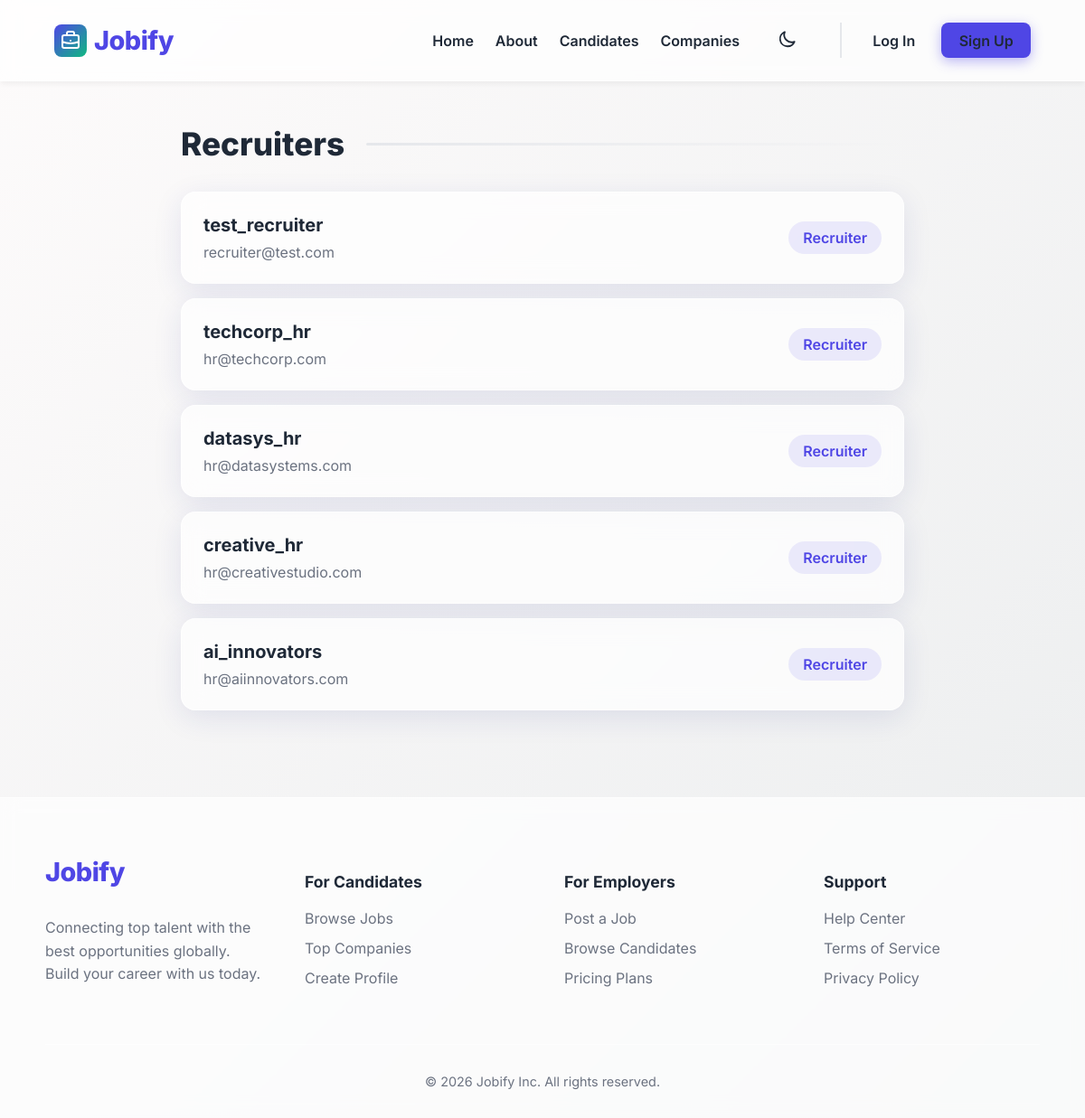
The page /accounts/recruiters/ on the database as committed earlier.
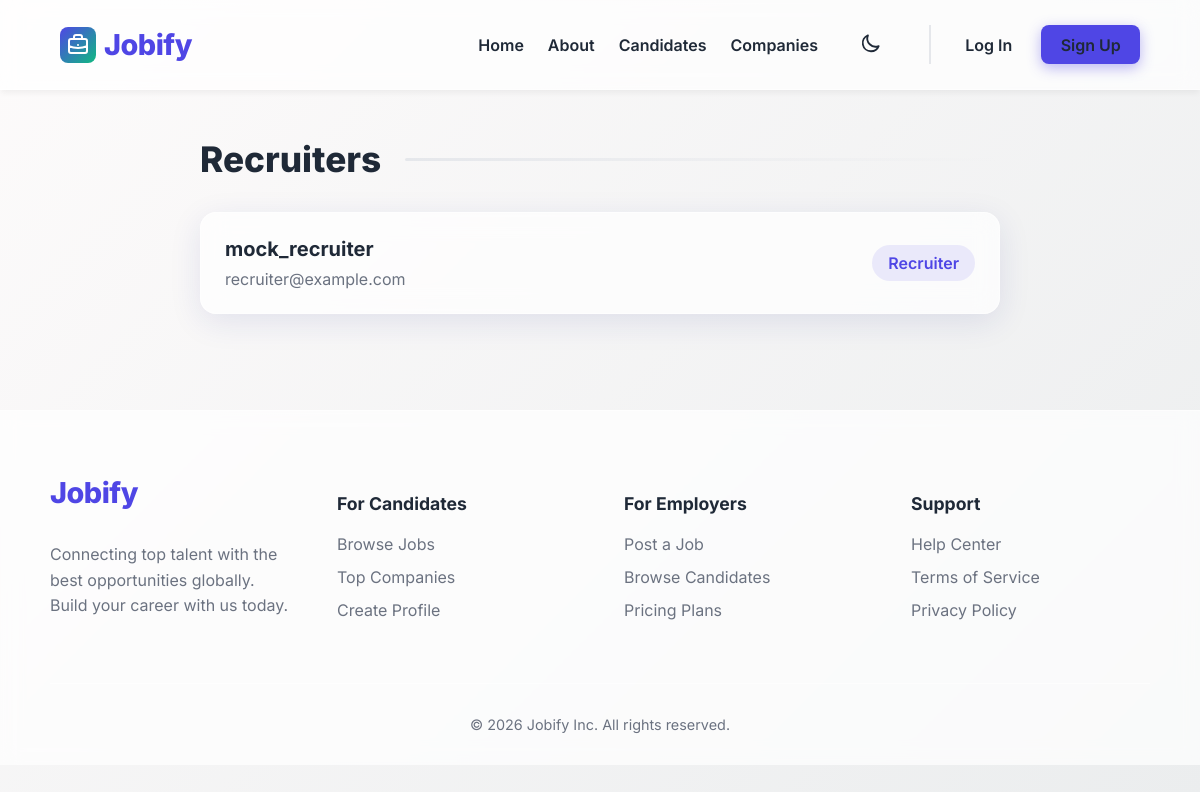
The same page on the database as committed later.
### accounts/models.py (models this page shows, shortened)
class User(AbstractUser):
    is_seeker = models.BooleanField(default=False)
    is_recruiter = models.BooleanField(default=False)

### accounts/views.py (the view)
# urls.py: path('recruiters/', views.recruiters_list, name='recruiters_list'),
def recruiters_list(request):
    users = User.objects.filter(is_recruiter=True)
    return render(request, 'accounts/user_list.html', {'title': 'Recruiters', 'users': users})

### templates/accounts/user_list.html
{% extends 'base.html' %}
{% block content %}
<div class="container" style="max-width: 800px; margin: 0 auto;">
    <h2 class="section-title" style="text-align: center; margin-bottom: 2rem;">{{ title }}</h2>
    <div class="user-list" style="display: flex; flex-direction: column; gap: 1rem;">
        {% for u in users %}
            <div class="glass-panel" style="padding: 1.5rem; display: flex; align-items: center; justify-content: space-between;">
                <div>
                    <h3 style="margin: 0; font-size: 1.25rem;">{{ u.username }}</h3>
                    {% if u.email %}
                        <p style="margin: 0.5rem 0 0 0; color: var(--text-muted);">{{ u.email }}</p>
                    {% endif %}
                </div>
                <div>
                    <span class="badge" style="background: rgba(79, 70, 229, 0.1); color: var(--primary-color); padding: 0.5rem 1rem; border-radius: 20px; font-weight: 600;">
                        {% if u.is_seeker %}Seeker{% elif u.is_recruiter %}Recruiter{% else %}User{% endif %}
                    </span>
                </div>
            </div>
        {% empty %}
            <div style="text-align: center; padding: 4rem; background: var(--surface-color); border-radius: 16px; border: 1px dashed var(--surface-borde); backdrop-filter: blur(5px);">
                <p style="color: var(--text-muted); font-size: 1.2rem;">No {{ title|lower }} found.</p>
            </div>
        {% endfor %}
    </div>
</div>
{% endblock %}

### templates/base.html (shortened to what this page needs)
<!DOCTYPE html>
<html lang="en">
<head>
    {% load static %}
    <link rel="stylesheet" href="{% static 'css/style.css' %}?v={% now 'U' %}">
</head>
<body>
    <nav class="navbar">
        <div class="nav-container" style="display: flex; justify-content: space-between; align-items: center; width: 100%; max-width: 1200px; margin: 0 auto;">
            <a href="{% url 'jobs:home' %}" class="logo" style="display: flex; align-items: center; gap: 8px;">
                <div style="background: linear-gradient(135deg, var(--primary-color), var(--secondary-color)); color: white; padding: 6px; border-radius: 8px; display: flex;">
                </div>
                Jobify
            </a>
            <div class="nav-links">
                <a href="{% url 'jobs:home' %}" class="nav-link">Home</a>
                <a href="{% url 'jobs:about' %}" class="nav-link">About</a>
                <a href="{% url 'accounts:seekers_list' %}" class="nav-link">Candidates</a>
                <a href="{% url 'accounts:recruiters_list' %}" class="nav-link">Companies</a>
                <button onclick="toggleTheme()" class="btn-secondary" style="border: none; background: transparent; padding: 0.5rem; display: flex; align-items: center; justify-content: center; border-radius: 50%; color: var(--text-color); margin-left: 10px; cursor: pointer;" title="Toggle Theme">
                    <span id="theme-icon"></span>
                </button>
                {% if user.is_authenticated %}
                    <a href="{% url 'jobs:dashboard' %}" class="nav-link">Dashboard</a>
                    {% if user.is_recruiter %}
                        <a href="{% url 'jobs:create_job' %}" class="btn-primary" style="margin-left: 10px;">Post a Job</a>
                    {% endif %}
                    <form action="{% url 'accounts:logout' %}" method="post" class="inline">
                        {% csrf_token %}
                        <button type="submit" class="btn-secondary" style="margin-left: 10px;">Logout ({{ user.username }})</button>
                    </form>
                {% else %}
                    <div style="display: flex; gap: 10px; margin-left: 15px; padding-left: 15px; border-left: 2px solid #E5E7EB;">
                        <a href="{% url 'accounts:login' %}" class="btn-secondary" style="border: none; background: transparent; color: var(--text-color);">Log In</a>
                        <a href="{% url 'accounts:register' %}" class="btn-primary">Sign Up</a>
                    </div>
                {% endif %}
            </div>
        </div>
    </nav>
    <main class="container">
        {% block content %}
        {% endblock %}
    </main>
    <footer class="footer" style="background: var(--surface-color); border-top: 1px solid var(--surface-borde); padding: 4rem 20px 2rem 20px; margin-top: 6rem; backdrop-filter: blur(10px);">
        <div style="max-width: 1100px; margin: 0 auto; display: grid; grid-template-columns: repeat(auto-fit, minmax(200px, 1fr)); gap: 3rem; margin-bottom: 3rem;">
            <div>
                <a href="{% url 'jobs:home' %}" class="logo" style="margin-bottom: 1rem; display: inline-block;">Jobify</a>
                <p style="color: var(--text-muted); line-height: 1.6;">Connecting top talent with the best opportunities globally. Build your career with us today.</p>
            </div>
            <div style="display: flex; flex-direction: column; gap: 0.8rem;">
                <h3 style="font-size: 1.1rem; margin-bottom: 0.5rem; color: var(--text-color);">For Candidates</h3>
                <a href="{% url 'jobs:home' %}" style="text-decoration: none; color: var(--text-muted); transition: color 0.3s;">Browse Jobs</a>
                <a href="{% url 'accounts:recruiters_list' %}" style="text-decoration: none; color: var(--text-muted); transition: color 0.3s;">Top Companies</a>
                <a href="{% url 'accounts:register' %}" style="text-decoration: none; color: var(--text-muted); transition: color 0.3s;">Create Profile</a>
            </div>
            <div style="display: flex; flex-direction: column; gap: 0.8rem;">
                <h3 style="font-size: 1.1rem; margin-bottom: 0.5rem; color: var(--text-color);">For Employers</h3>
                <a href="{% url 'jobs:create_job' %}" style="text-decoration: none; color: var(--text-muted); transition: color 0.3s;">Post a Job</a>
                <a href="{% url 'accounts:seekers_list' %}" style="text-decoration: none; color: var(--text-muted); transition: color 0.3s;">Browse Candidates</a>
                <a href="#" style="text-decoration: none; color: var(--text-muted); transition: color 0.3s;">Pricing Plans</a>
            </div>
            <div style="display: flex; flex-direction: column; gap: 0.8rem;">
                <h3 style="font-size: 1.1rem; margin-bottom: 0.5rem; color: var(--text-color);">Support</h3>
                <a href="#" style="text-decoration: none; color: var(--text-muted); transition: color 0.3s;">Help Center</a>
                <a href="#" style="text-decoration: none; color: var(--text-muted); transition: color 0.3s;">Terms of Service</a>
                <a href="#" style="text-decoration: none; color: var(--text-muted); transition: color 0.3s;">Privacy Policy</a>
            </div>
        </div>
        <div style="max-width: 1100px; margin: 0 auto; text-align: center; padding-top: 2rem; border-top: 1px solid var(--surface-borde); color: var(--text-muted); font-size: 0.9rem;">
            &copy; 2026 Jobify Inc. All rights reserved.
        </div>
    </footer>
</body>
</html>

### static/css/style.css (style rules this page uses)
:root { --bg-gradient: linear-gradient(135deg, #fdfbfb 0%, #ebedee 100%); --primary-color: #4F46E5; --primary-hover: #4338CA; --secondary-color: #10B981; --text-color: #1F2937; --text-muted: #6B7280; --surface-color: rgba(255, 255, 255, 0.7); --surface-borde: rgba(255, 255, 255, 0.5); --shadow: 0 8px 32px 0 rgba(31, 38, 135, 0.1); --border-radius: 16px; --transition: all 0.3s ease; }
body { margin: 0; font-family: 'Inter', sans-serif; color: var(--text-color); background: var(--bg-gradient); min-height: 100vh; }
.glass-panel { background: var(--surface-color); backdrop-filter: blur(12px); -webkit-backdrop-filter: blur(12px); border: 1px solid var(--surface-borde); border-radius: var(--border-radius); box-shadow: var(--shadow); padding: 2rem; }
.navbar { display: flex; justify-content: space-between; align-items: center; padding: 1.5rem 5%; background: var(--surface-color); backdrop-filter: blur(10px); position: sticky; top: 0; z-index: 1000; box-shadow: 0 4px 6px -1px rgba(0,0,0,0.05); border-bottom: 1px solid var(--surface-borde); }
.logo { font-size: 1.8rem; font-weight: 800; color: var(--primary-color); text-decoration: none; letter-spacing: -0.5px; }
.nav-links { display: flex; gap: 1.5rem; align-items: center; }
.nav-links a { text-decoration: none; color: var(--text-color); font-weight: 600; transition: var(--transition); }
.nav-links a:hover, a { color: var(--primary-color); }
.btn-primary, .btn-secondary, button[type="submit"] { padding: 0.6rem 1.2rem; border-radius: 8px; font-weight: 600; text-decoration: none; cursor: pointer; border: none; transition: var(--transition); display: inline-block; }
.btn-primary { background: var(--primary-color); color: white; box-shadow: 0 4px 14px 0 rgba(79, 70, 229, 0.39); }
.btn-secondary { background: white; color: var(--primary-color); border: 1px solid var(--primary-color); }
.container { max-width: 1100px; margin: 3rem auto; padding: 0 20px; }
.section-title { font-size: 2.2rem; font-weight: 800; margin-bottom: 2.5rem; display: flex; align-items: center; gap: 1.5rem; }
.section-title::after { content: ''; height: 3px; flex: 1; background: linear-gradient(to right, #E5E7EB, transparent); border-radius: 3px; }

Rows that differ between the two databases and show on the page:
removed User: username "test_recruiter", email "recruiter@test.com", is_seeker "Recruiter"
removed User: username "techcorp_hr", email "hr@techcorp.com", is_seeker "Recruiter"
removed User: username "datasys_hr", email "hr@datasystems.com", is_seeker "Recruiter"
removed User: username "creative_hr", email "hr@creativestudio.com", is_seeker "Recruiter"
removed User: username "ai_innovators", email "hr@aiinnovators.com", is_seeker "Recruiter"
now on this page (row edited): User: username "mock_recruiter", email "recruiter@example.com", is_seeker "Recruiter"
